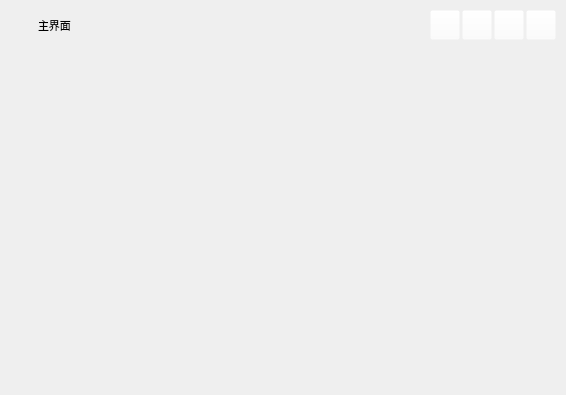
<?xml version="1.0" encoding="UTF-8"?>
<ui version="4.0">
 <class>BaseMainWndClass</class>
 <widget class="QWidget" name="BaseMainWndClass">
  <property name="geometry">
   <rect>
    <x>0</x>
    <y>0</y>
    <width>566</width>
    <height>395</height>
   </rect>
  </property>
  <property name="mouseTracking">
   <bool>true</bool>
  </property>
  <property name="windowTitle">
   <string>BaseMainWnd</string>
  </property>
  <layout class="QGridLayout" name="m_topGridLayout">
   <property name="leftMargin">
    <number>10</number>
   </property>
   <property name="topMargin">
    <number>10</number>
   </property>
   <property name="rightMargin">
    <number>10</number>
   </property>
   <property name="bottomMargin">
    <number>10</number>
   </property>
   <property name="spacing">
    <number>10</number>
   </property>
   <item row="0" column="0">
    <layout class="QGridLayout" name="gridLayout">
     <property name="leftMargin">
      <number>0</number>
     </property>
     <property name="topMargin">
      <number>0</number>
     </property>
     <property name="rightMargin">
      <number>0</number>
     </property>
     <property name="bottomMargin">
      <number>0</number>
     </property>
     <property name="spacing">
      <number>0</number>
     </property>
     <item row="0" column="0">
      <widget class="QWidget" name="m_bkPanel" native="true">
       <property name="mouseTracking">
        <bool>true</bool>
       </property>
       <property name="styleSheet">
        <string notr="true">QWidget#m_bkPanel
{
	border-image: url(:/Resources/Image/titleBk.png);
}</string>
       </property>
       <layout class="QVBoxLayout" name="verticalLayout_3">
        <property name="spacing">
         <number>0</number>
        </property>
        <property name="leftMargin">
         <number>0</number>
        </property>
        <property name="topMargin">
         <number>0</number>
        </property>
        <property name="rightMargin">
         <number>0</number>
        </property>
        <property name="bottomMargin">
         <number>0</number>
        </property>
        <item>
         <widget class="MyWidget" name="widget_head" native="true">
          <property name="minimumSize">
           <size>
            <width>0</width>
            <height>30</height>
           </size>
          </property>
          <property name="maximumSize">
           <size>
            <width>16777215</width>
            <height>30</height>
           </size>
          </property>
          <layout class="QHBoxLayout" name="horizontalLayout_4">
           <property name="spacing">
            <number>0</number>
           </property>
           <property name="leftMargin">
            <number>0</number>
           </property>
           <property name="topMargin">
            <number>0</number>
           </property>
           <property name="rightMargin">
            <number>0</number>
           </property>
           <property name="bottomMargin">
            <number>0</number>
           </property>
           <item>
            <widget class="QWidget" name="widget_head_1" native="true">
             <layout class="QHBoxLayout" name="horizontalLayout_5">
              <property name="spacing">
               <number>5</number>
              </property>
              <property name="leftMargin">
               <number>0</number>
              </property>
              <property name="topMargin">
               <number>0</number>
              </property>
              <property name="rightMargin">
               <number>0</number>
              </property>
              <property name="bottomMargin">
               <number>0</number>
              </property>
              <item>
               <layout class="QHBoxLayout" name="horizontalLayout_2">
                <property name="spacing">
                 <number>2</number>
                </property>
                <property name="leftMargin">
                 <number>10</number>
                </property>
                <item>
                 <widget class="QWidget" name="m_titleIcon" native="true">
                  <property name="minimumSize">
                   <size>
                    <width>16</width>
                    <height>16</height>
                   </size>
                  </property>
                  <property name="mouseTracking">
                   <bool>false</bool>
                  </property>
                  <property name="styleSheet">
                   <string notr="true">
                            QWidget#m_titleIcon
                            {
background-color: rgba(255, 255, 255,0);
                            image: url(:/Resources/Image/easy.ico);
                            }
                          </string>
                  </property>
                 </widget>
                </item>
                <item>
                 <widget class="QLabel" name="m_titleTip">
                  <property name="font">
                   <font>
                    <pointsize>8</pointsize>
                   </font>
                  </property>
                  <property name="mouseTracking">
                   <bool>false</bool>
                  </property>
                  <property name="styleSheet">
                   <string notr="true">background-color: rgba(255, 255, 255,0);</string>
                  </property>
                  <property name="text">
                   <string>主界面</string>
                  </property>
                 </widget>
                </item>
               </layout>
              </item>
              <item>
               <widget class="QPushButton" name="btnUpdate">
                <property name="minimumSize">
                 <size>
                  <width>46</width>
                  <height>18</height>
                 </size>
                </property>
                <property name="styleSheet">
                 <string notr="true">QPushButton{
    border:0px;
	image: url(:/Resources/SVG/a_update.svg); 
    background-color: rgba(255, 255, 255, 0);
}

QPushButton:hover{
  
	background-color: rgba(0, 85, 255,130);
}</string>
                </property>
                <property name="text">
                 <string/>
                </property>
               </widget>
              </item>
              <item>
               <spacer name="horizontalSpacer_2">
                <property name="orientation">
                 <enum>Qt::Horizontal</enum>
                </property>
                <property name="sizeHint" stdset="0">
                 <size>
                  <width>139</width>
                  <height>25</height>
                 </size>
                </property>
               </spacer>
              </item>
              <item>
               <widget class="QWidget" name="m_extendBtnPanel" native="true">
                <property name="minimumSize">
                 <size>
                  <width>20</width>
                  <height>0</height>
                 </size>
                </property>
                <layout class="QGridLayout" name="gridLayout_4">
                 <property name="leftMargin">
                  <number>0</number>
                 </property>
                 <property name="topMargin">
                  <number>0</number>
                 </property>
                 <property name="rightMargin">
                  <number>0</number>
                 </property>
                 <property name="bottomMargin">
                  <number>0</number>
                 </property>
                 <property name="spacing">
                  <number>0</number>
                 </property>
                 <item row="0" column="0">
                  <layout class="QHBoxLayout" name="m_extendBtnLayout"/>
                 </item>
                </layout>
               </widget>
              </item>
              <item>
               <layout class="QHBoxLayout" name="horizontalLayout">
                <property name="spacing">
                 <number>2</number>
                </property>
                <property name="rightMargin">
                 <number>0</number>
                </property>
                <item>
                 <widget class="QPushButton" name="m_minBtn">
                  <property name="minimumSize">
                   <size>
                    <width>30</width>
                    <height>30</height>
                   </size>
                  </property>
                  <property name="maximumSize">
                   <size>
                    <width>30</width>
                    <height>30</height>
                   </size>
                  </property>
                  <property name="mouseTracking">
                   <bool>true</bool>
                  </property>
                  <property name="styleSheet">
                   <string notr="true">QPushButton{
	image: url(:/Resources/Image/t_minBtn.png);	
	background-color: rgba(255, 255, 255, 0);
}
QPushButton:hover{
	image: url(:/Resources/Image/t_minBtn.png);
	background-color: #56a6ec;
}
QPushButton:pressed{
	image: url(:/Resources/Image/t_minBtn.png);
	background-color: #56a6ec;
} </string>
                  </property>
                  <property name="text">
                   <string/>
                  </property>
                 </widget>
                </item>
                <item>
                 <widget class="QPushButton" name="m_storeBtn">
                  <property name="minimumSize">
                   <size>
                    <width>30</width>
                    <height>30</height>
                   </size>
                  </property>
                  <property name="maximumSize">
                   <size>
                    <width>30</width>
                    <height>30</height>
                   </size>
                  </property>
                  <property name="mouseTracking">
                   <bool>true</bool>
                  </property>
                  <property name="styleSheet">
                   <string notr="true">QPushButton{
	image: url(:/Resources/Image/t_storeBtn.png);	
	background-color: rgba(255, 255, 255, 0);
}
QPushButton:hover{
	image: url(:/Resources/Image/t_storeBtn.png);
	background-color: #56a6ec;
}
QPushButton:pressed{
	image: url(:/Resources/Image/t_storeBtn.png);
	background-color: #56a6ec;
}
</string>
                  </property>
                  <property name="text">
                   <string/>
                  </property>
                 </widget>
                </item>
                <item>
                 <widget class="QPushButton" name="m_maxBtn">
                  <property name="minimumSize">
                   <size>
                    <width>30</width>
                    <height>30</height>
                   </size>
                  </property>
                  <property name="maximumSize">
                   <size>
                    <width>30</width>
                    <height>30</height>
                   </size>
                  </property>
                  <property name="mouseTracking">
                   <bool>true</bool>
                  </property>
                  <property name="styleSheet">
                   <string notr="true">QPushButton{
	image: url(:/Resources/Image/t_maxBtn.png);	
	background-color: rgba(255, 255, 255, 0);
}
QPushButton:hover{
	image: url(:/Resources/Image/t_maxBtn.png);
	background-color: #56a6ec;
}
QPushButton:pressed{
	image: url(:/Resources/Image/t_maxBtn.png);
	background-color: #56a6ec;
}
</string>
                  </property>
                  <property name="text">
                   <string/>
                  </property>
                 </widget>
                </item>
                <item>
                 <widget class="QPushButton" name="m_closeBtn">
                  <property name="minimumSize">
                   <size>
                    <width>30</width>
                    <height>30</height>
                   </size>
                  </property>
                  <property name="maximumSize">
                   <size>
                    <width>30</width>
                    <height>30</height>
                   </size>
                  </property>
                  <property name="mouseTracking">
                   <bool>true</bool>
                  </property>
                  <property name="styleSheet">
                   <string notr="true">QPushButton{
	image: url(:/Resources/Image/t_closeBtn.png);	
	background-color: rgba(255, 255, 255, 0);
}
QPushButton:hover{
	image: url(:/Resources/Image/t_closeBtn.png);
	background-color: #d44027;
}
QPushButton:pressed{
	image: url(:/Resources/Image/t_closeBtn.png);
	background-color: #d44027;
}</string>
                  </property>
                  <property name="text">
                   <string/>
                  </property>
                 </widget>
                </item>
               </layout>
              </item>
             </layout>
            </widget>
           </item>
          </layout>
         </widget>
        </item>
        <item>
         <widget class="MyWidget" name="m_workarea" native="true">
          <layout class="QHBoxLayout" name="verticalLayout_2">
           <property name="spacing">
            <number>0</number>
           </property>
           <property name="leftMargin">
            <number>0</number>
           </property>
           <property name="topMargin">
            <number>0</number>
           </property>
           <property name="rightMargin">
            <number>0</number>
           </property>
           <property name="bottomMargin">
            <number>0</number>
           </property>
           <item>
            <widget class="QWidget" name="m_leftmenuNav" native="true">
             <property name="minimumSize">
              <size>
               <width>80</width>
               <height>0</height>
              </size>
             </property>
             <layout class="QGridLayout" name="m_leftmenuLayout">
              <property name="leftMargin">
               <number>0</number>
              </property>
              <property name="rightMargin">
               <number>2</number>
              </property>
              <property name="bottomMargin">
               <number>0</number>
              </property>
              <property name="spacing">
               <number>0</number>
              </property>
             </layout>
            </widget>
           </item>
           <item>
            <widget class="QStackedWidget" name="stackedWidget">
             <property name="styleSheet">
              <string notr="true">QStackedWidget
{
border:0px;
background-color: rgba(255, 255, 255, 0);
}

QWidget#widget_card_rect
{
border:0px;
background-color: rgba(255, 255, 255, 0);
}

QWidget#widget_commonWord_rect
{
border:0px;
background-color: rgba(255, 255, 255, 0);
}
</string>
             </property>
             <property name="currentIndex">
              <number>0</number>
             </property>
             <widget class="QWidget" name="m_webcall_widget">
              <layout class="QVBoxLayout" name="m_worklayout">
               <property name="spacing">
                <number>0</number>
               </property>
               <property name="leftMargin">
                <number>0</number>
               </property>
               <property name="topMargin">
                <number>0</number>
               </property>
               <property name="rightMargin">
                <number>0</number>
               </property>
               <property name="bottomMargin">
                <number>0</number>
               </property>
               <item>
                <widget class="MyWidget" name="m_titlePanel" native="true">
                 <property name="minimumSize">
                  <size>
                   <width>0</width>
                   <height>30</height>
                  </size>
                 </property>
                 <property name="maximumSize">
                  <size>
                   <width>16777215</width>
                   <height>30</height>
                  </size>
                 </property>
                 <property name="mouseTracking">
                  <bool>true</bool>
                 </property>
                 <property name="styleSheet">
                  <string notr="true"/>
                 </property>
                 <layout class="QGridLayout" name="gridLayout_3">
                  <property name="leftMargin">
                   <number>0</number>
                  </property>
                  <property name="topMargin">
                   <number>0</number>
                  </property>
                  <property name="rightMargin">
                   <number>0</number>
                  </property>
                  <property name="bottomMargin">
                   <number>0</number>
                  </property>
                  <property name="spacing">
                   <number>0</number>
                  </property>
                  <item row="0" column="0">
                   <layout class="QHBoxLayout" name="horizontalLayout_3">
                    <property name="spacing">
                     <number>2</number>
                    </property>
                    <item>
                     <widget class="QWidget" name="widget_top_menu" native="true"/>
                    </item>
                    <item>
                     <spacer name="horizontalSpacer">
                      <property name="orientation">
                       <enum>Qt::Horizontal</enum>
                      </property>
                      <property name="sizeHint" stdset="0">
                       <size>
                        <width>40</width>
                        <height>20</height>
                       </size>
                      </property>
                     </spacer>
                    </item>
                   </layout>
                  </item>
                 </layout>
                </widget>
               </item>
               <item>
                <widget class="QWidget" name="m_contentPanel" native="true">
                 <property name="mouseTracking">
                  <bool>true</bool>
                 </property>
                 <property name="styleSheet">
                  <string notr="true">QWidget#m_contentPanel
{
background-color: rgba(255, 255, 255,0);
}</string>
                 </property>
                 <layout class="QGridLayout" name="gridLayout_2">
                  <property name="leftMargin">
                   <number>0</number>
                  </property>
                  <property name="topMargin">
                   <number>0</number>
                  </property>
                  <property name="rightMargin">
                   <number>0</number>
                  </property>
                  <property name="bottomMargin">
                   <number>0</number>
                  </property>
                  <property name="spacing">
                   <number>0</number>
                  </property>
                  <item row="0" column="0">
                   <layout class="QGridLayout" name="m_contentLayout">
                    <property name="spacing">
                     <number>0</number>
                    </property>
                   </layout>
                  </item>
                 </layout>
                </widget>
               </item>
              </layout>
             </widget>
            </widget>
           </item>
          </layout>
         </widget>
        </item>
       </layout>
      </widget>
     </item>
    </layout>
   </item>
  </layout>
 </widget>
 <layoutdefault spacing="6" margin="11"/>
 <customwidgets>
  <customwidget>
   <class>MyWidget</class>
   <extends>QWidget</extends>
   <header location="global">mywidget.h</header>
   <container>1</container>
  </customwidget>
 </customwidgets>
 <resources/>
 <connections/>
</ui>
